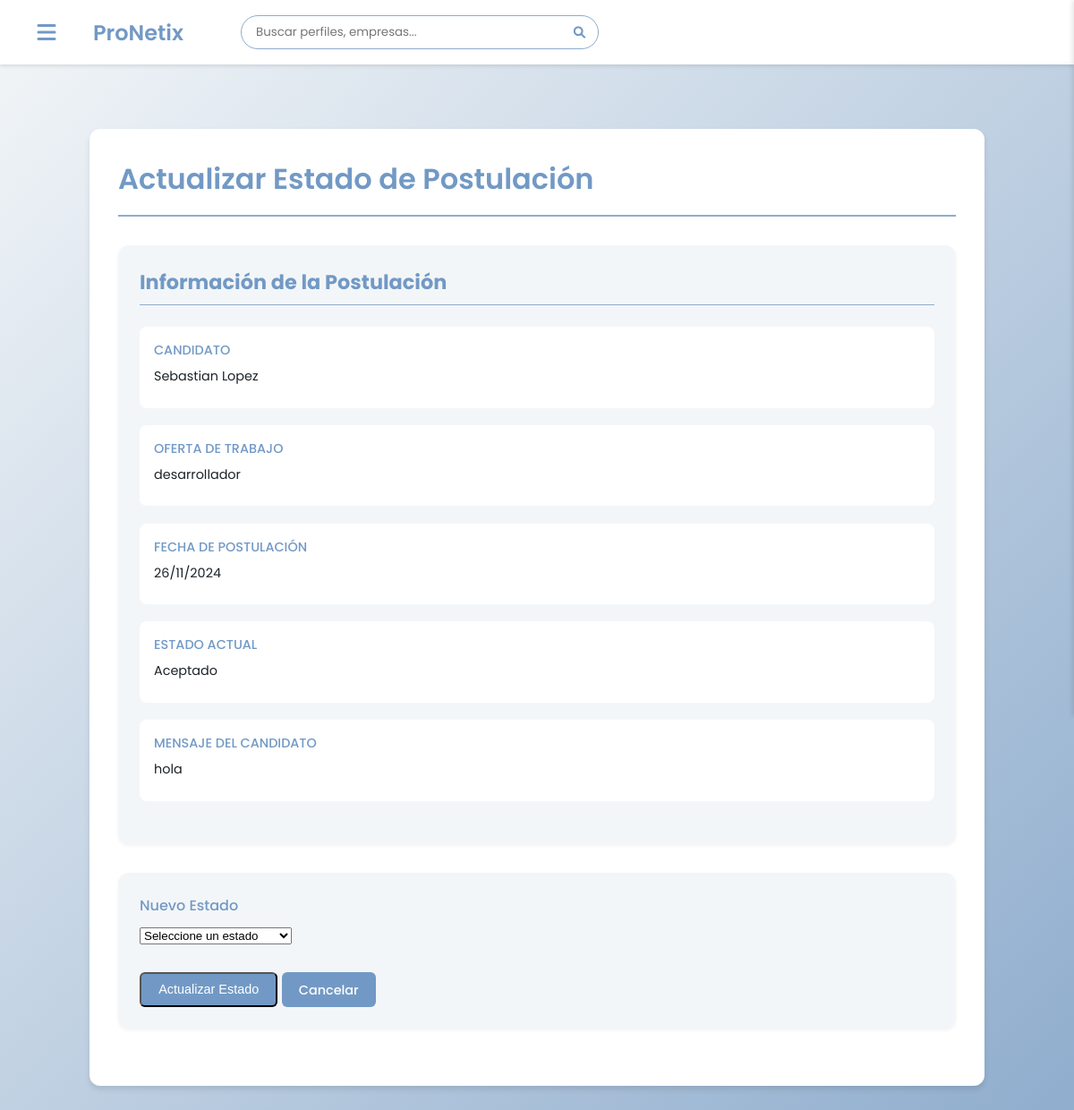
The app's page /postulaciones/4/actualizar-estado/ (signed in) with its own data.
### ProNetix_app/models.py (models this page shows, shortened)
class Postulacion(models.Model):
    usuario = models.ForeignKey(User, on_delete=models.CASCADE, related_name='postulaciones')
    publicacion = models.ForeignKey('PublicacionTrabajo', on_delete=models.CASCADE, related_name='postulaciones')
    fecha_postulacion = models.DateTimeField(auto_now_add=True)
    estado = models.CharField(max_length=20, choices=[
        ('PENDIENTE', 'Pendiente'),
        ('REVISADO', 'Revisado'),
        ('ENTREVISTA', 'En proceso de entrevista'),
        ('RECHAZADO', 'Rechazado'),
        ('ACEPTADO', 'Aceptado')
    ], default='PENDIENTE')
    mensaje = models.TextField(blank=True, null=True)
    class Meta:
        unique_together = ['usuario', 'publicacion']
        ordering = ['-fecha_postulacion']

class PublicacionTrabajo(models.Model):
    TIPO_CHOICES = [
        ('NORMAL', 'Publicación Normal'),
        ('TRABAJO', 'Oferta de Trabajo')
    ]
    MODALIDAD_CHOICES = [
        ('REMOTO', 'Remoto'),
        ('HIBRIDO', 'Híbrido'),
        ('PRESENCIAL', 'Presencial'),
    ]
    EXPERIENCIA_CHOICES = [
        ('JUNIOR', 'Junior (0-2 años)'),
        ('SEMI_SENIOR', 'Semi-Senior (2-4 años)'),
        ('SENIOR', 'Senior (4+ años)'),
        ('EXPERTO', 'Experto (8+ años)'),
    ]
    RANGO_SALARIAL_CHOICES = [
        ('1000000-2000000', '$1.000.000 - $2.000.000'),
        ('2000000-3000000', '$2.000.000 - $3.000.000'),
        ('3000000-4000000', '$3.000.000 - $4.000.000'),
        ('4000000-5000000', '$4.000.000 - $5.000.000'),
        ('5000000-7000000', '$5.000.000 - $7.000.000'),
        ('7000000-9000000', '$7.000.000 - $9.000.000'),
        ('9000000_PLUS', 'Más de $9.000.000'),
        ('POR_ACORDAR', 'Por acordar'),
    ]
    tipo = models.CharField(
        max_length=10,
        choices=TIPO_CHOICES,
        default='NORMAL',
        verbose_name='Tipo de publicación'
    )
    autor = models.ForeignKey(
        User,
        on_delete=models.CASCADE,
        verbose_name='Autor',
        related_name='publicaciones'
    )
    empresa = models.ForeignKey(
        Empresa,
        on_delete=models.CASCADE,
        verbose_name='Empresa',
        null=True,
        blank=True,
        related_name='publicaciones'
    )
    titulo = models.CharField(
        max_length=200,
        verbose_name='Título del puesto'
    )
    descripcion = models.TextField(
        verbose_name='Descripción'
    )
    imagen = models.ImageField(
        upload_to='publicaciones/',
        null=True,
        blank=True,
        verbose_name='Imagen'
    )
    requisitos = models.TextField(
        verbose_name='Requisitos',
        blank=True,
        null=True
    )
    ubicacion = models.CharField(
        max_length=100,
        verbose_name='Ubicación',
        blank=True,
        null=True
    )
    modalidad = models.CharField(
        max_length=10,
        choices=MODALIDAD_CHOICES,
        verbose_name='Modalidad de trabajo',
        blank=True,
        null=True
    )
    experiencia_requerida = models.CharField(
        max_length=15,
        choices=EXPERIENCIA_CHOICES,
        verbose_name='Experiencia requerida',
        blank=True,
        null=True
    )
    rango_salarial = models.CharField(
        max_length=20,
        choices=RANGO_SALARIAL_CHOICES,
        verbose_name='Rango Salarial',
        blank=True,
        null=True
    )
    fecha_creacion = models.DateTimeField(
        auto_now_add=True,
        verbose_name='Fecha de creación'
    )
    fecha_actualizacion = models.DateTimeField(
        auto_now=True,
        verbose_name='Última actualización'
    )
    activa = models.BooleanField(
        default=True,
        verbose_name='Activa'
    )
    class Meta:
        verbose_name = 'Publicación'
        verbose_name_plural = 'Publicaciones'
        ordering = ['-fecha_creacion']
        indexes = [
            models.Index(fields=['tipo']),
            models.Index(fields=['activa']),
            models.Index(fields=['autor']),
        ]

### ProNetix_app/views.py (the view, shortened to what this page needs)
# urls.py: path('postulaciones/<int:postulacion_id>/actualizar-estado/', views.actualizar_estado_postulacion, name='actualizar_estado_postulacion'),
@login_required
def actualizar_estado_postulacion(request, postulacion_id):
    postulacion = get_object_or_404(Postulacion, id=postulacion_id)
    if request.user != postulacion.publicacion.empresa.usuario:
        messages.error(request, 'No tienes permiso para realizar esta acción.')
        return redirect('mi_empresa')
    return render(request, 'empresa/actualizar_estado_postulacion.html', {
        'postulacion': postulacion
    })

### ProNetix_app/templates/empresa/actualizar_estado_postulacion.html (shortened to what this page needs)
{% extends 'pronetix/base.html' %}
{% block content %}
{% load static %}
<link rel="stylesheet" type="text/css" href="{% static 'ProNetix_app/css/empresas.css' %}">
<div class="container-empresa">
    <div class="empresa-header">
        <h1>Actualizar Estado de Postulación</h1>
    </div>
    <div class="seccion-info-empresa">
        <h2>Información de la Postulación</h2>
        <div class="info-postulacion">
            <div class="campo-info">
                <label>Candidato</label>
                <p>{{ postulacion.usuario.get_full_name }}</p>
            </div>
            <div class="campo-info">
                <label>Oferta de trabajo</label>
                <p>{{ postulacion.publicacion.titulo }}</p>
            </div>
            <div class="campo-info">
                <label>Fecha de postulación</label>
                <p>{{ postulacion.fecha_postulacion|date:"d/m/Y" }}</p>
            </div>
            <div class="campo-info">
                <label>Estado actual</label>
                <p>{{ postulacion.get_estado_display }}</p>
            </div>
            {% if postulacion.mensaje %}
            <div class="campo-info">
                <label>Mensaje del candidato</label>
                <p>{{ postulacion.mensaje }}</p>
            </div>
            {% endif %}
        </div>
    </div>
    <form method="POST" class="seccion-info-empresa">
        <div class="form-group">
            <label for="estado">Nuevo Estado</label>
            <select name="estado" id="estado" class="form-control">
                <option value="">Seleccione un estado</option>
            </select>
        </div>
        <div class="botones-accion">
            <button type="submit" class="boton-actualizar">Actualizar Estado</button>
            <a href="{% url 'mi_empresa' %}" class="boton-actualizar">Cancelar</a>
        </div>
    </form>
</div>
{% endblock %}

### ProNetix_app/static/ProNetix_app/css/style.css (style rules this page uses)
:root { --color-background: #f3f6f8; --color-container: #8EACCD; --second-text: #7299C5; --color-button: #76ABAE; --color-text: #1c2329; --sidebar-width: 250px; }
* { margin: 0; padding: 0; box-sizing: border-box; }
body { margin: 0; padding: 0; font-family: "Poppins", sans-serif; background: linear-gradient(135deg, var(--color-background) 0%, var(--color-container) 100%); color: var(--color-text); min-height: 100vh; position: relative; overflow-x: hidden; }

### ProNetix_app/static/ProNetix_app/css/empresas.css (style rules this page uses)
.container-empresa { background-color: #fff; border-radius: 12px; box-shadow: 0 4px 6px rgba(0, 0, 0, 0.1); padding: 2rem; margin: 2rem auto; max-width: 1000px; }
.empresa-header { display: flex; justify-content: space-between; align-items: center; margin-bottom: 2rem; padding-bottom: 1rem; border-bottom: 2px solid var(--color-container); }
.empresa-header h1 { color: var(--second-text); font-size: 2rem; font-weight: 600; margin: 0; }
.seccion-info-empresa { background-color: var(--color-background); border-radius: 12px; padding: 1.5rem; margin-bottom: 2rem; box-shadow: 0 2px 4px rgba(0, 0, 0, 0.05); }
.seccion-info-empresa h2 { color: var(--second-text); font-size: 1.4rem; margin-bottom: 1.5rem; padding-bottom: 0.5rem; border-bottom: 1px solid var(--color-container); }
.campo-info { margin-bottom: 1.2rem; background-color: white; padding: 1rem; border-radius: 8px; }
.campo-info label { color: var(--second-text); font-weight: 500; display: block; margin-bottom: 0.5rem; font-size: 0.9rem; text-transform: uppercase; }
.campo-info p { color: var(--color-text); margin: 0; line-height: 1.5; }
.info-postulacion { margin-bottom: 1.5rem; }
.info-postulacion p { color: var(--color-text); font-size: 0.9rem; margin-bottom: 0.5rem; line-height: 1.5; }
.boton-actualizar { background-color: var(--second-text); color: white; padding: 0.6rem 1.2rem; border-radius: 6px; text-decoration: none; transition: all 0.3s ease; font-size: 0.9rem; font-weight: 500; }
.form-group { margin-bottom: 1.8rem; position: relative; }
.form-group label { display: block; color: var(--second-text); font-weight: 500; font-size: 1rem; margin-bottom: 0.5rem; }

### records on screen
Postulacion: usuario.get_full_name "Sebastian Lopez", publicacion.titulo "desarrollador", fecha_postulacion "26/11/2024", estado "Aceptado", mensaje "hola"
